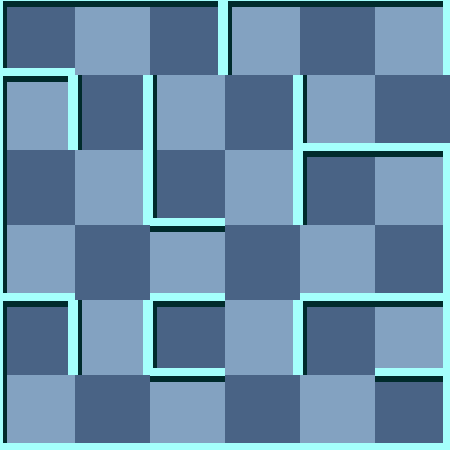

A level layout from a 2D game, rendered from its tile map. Below: a short description, then the map file with tile-grid data replaced by summaries:
An orthogonal 6x6 tile map with 75x75 px tiles, 2 tile layers (background, 块层 1) and 4 objects (Exit, WhiteMummy, Player, Trap).

<map version="1.0" orientation="orthogonal" width="6" height="6" tilewidth="75" tileheight="75">
 <tileset firstgid="1" name="wall" tilewidth="75" tileheight="75">
  <image source="gfx/wall.png" width="300" height="375" />
  <tile id="0">
   <properties>
    <property name="ValOfWall" value="0" />
   </properties>
  </tile>
  <tile id="1">
   <properties>
    <property name="ValOfWall" value="1" />
   </properties>
  </tile>
  <tile id="2">
   <properties>
    <property name="ValOfWall" value="2" />
   </properties>
  </tile>
  <tile id="3">
   <properties>
    <property name="ValOfWall" value="3" />
   </properties>
  </tile>
  <tile id="4">
   <properties>
    <property name="ValOfWall" value="4" />
   </properties>
  </tile>
  <tile id="5">
   <properties>
    <property name="ValOfWall" value="5" />
   </properties>
  </tile>
  <tile id="6">
   <properties>
    <property name="ValOfWall" value="6" />
   </properties>
  </tile>
  <tile id="7">
   <properties>
    <property name="ValOfWall" value="7" />
   </properties>
  </tile>
  <tile id="8">
   <properties>
    <property name="ValOfWall" value="8" />
   </properties>
  </tile>
  <tile id="9">
   <properties>
    <property name="ValOfWall" value="9" />
   </properties>
  </tile>
  <tile id="10">
   <properties>
    <property name="ValOfWall" value="10" />
   </properties>
  </tile>
  <tile id="11">
   <properties>
    <property name="ValOfWall" value="11" />
   </properties>
  </tile>
  <tile id="12">
   <properties>
    <property name="ValOfWall" value="12" />
   </properties>
  </tile>
  <tile id="13">
   <properties>
    <property name="ValOfWall" value="13" />
   </properties>
  </tile>
  <tile id="14">
   <properties>
    <property name="ValOfWall" value="14" />
   </properties>
  </tile>
  <tile id="15">
   <properties>
    <property name="ValOfWall" value="15" />
   </properties>
  </tile>
  <tile id="18">
   <properties>
    <property name="ValOfWall" value="-1" />
   </properties>
  </tile>
 </tileset>
 <layer name="background" width="6" height="6">
  <data>[36 cells, 36 non-empty, 2 distinct tile ids]</data>
 </layer>
 <layer name="块层 1" width="6" height="6">
  <data>[36 cells, 36 non-empty, 14 distinct tile ids]</data>
 </layer>
 <objectgroup name="对象层 1" width="6" height="6">
  <object name="Exit" x="450" y="75" />
  <object name="WhiteMummy" x="225" y="150">
   <properties>
    <property name="value" value="21" />
   </properties>
  </object>
  <object name="Player" x="225" y="225">
   <properties>
    <property name="value" value="1" />
   </properties>
  </object>
  <object name="Trap" x="375" y="375">
   <properties>
    <property name="value" value="12" />
   </properties>
  </object>
 </objectgroup>
</map>
